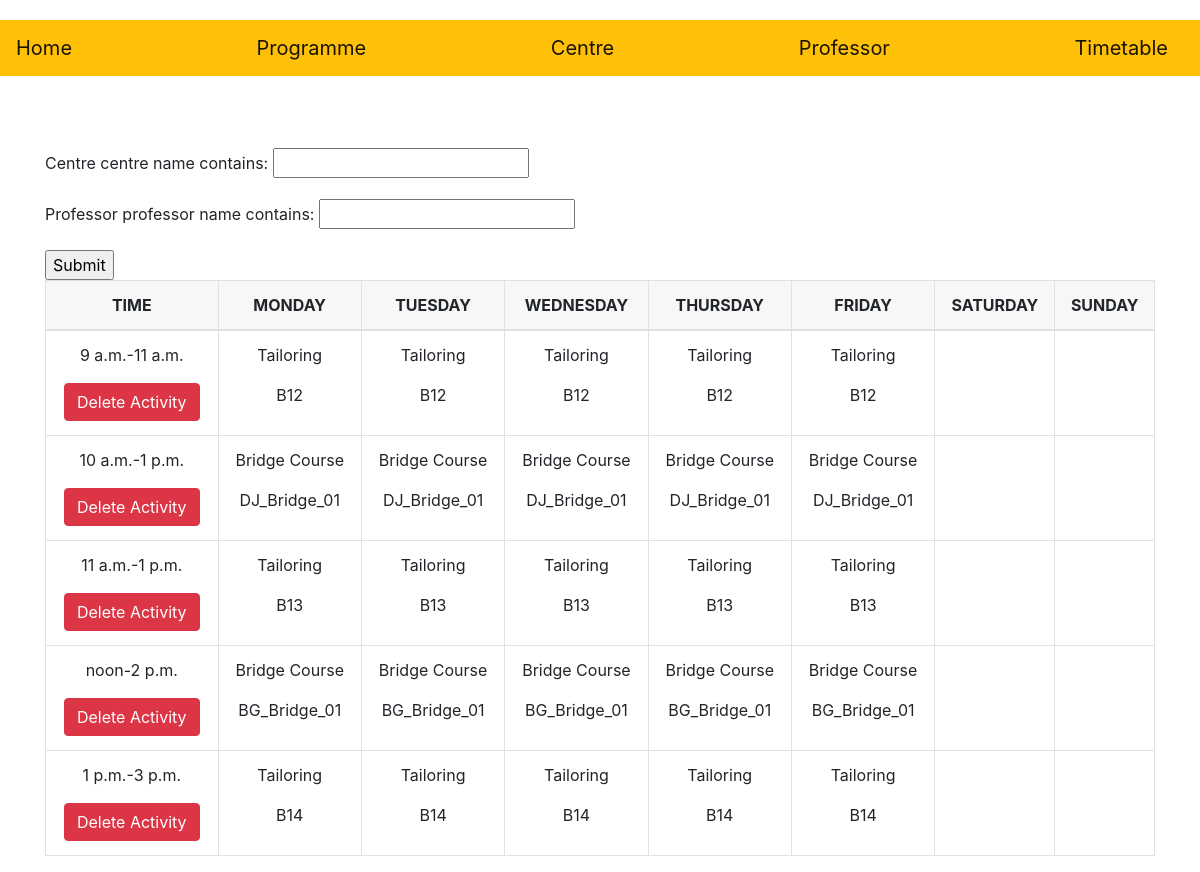
Screenshot of /timetable/ with the database file from the repository.
### student/models.py (models this page shows, shortened)
class Activity(models.Model):
    DAYS= (
        ('Monday', 'Monday'),
        ('Tuesday', 'Tuesday'),
        ('Wednesday', 'Wednesday'),
        ('Thursday', 'Thursday'),
        ('Friday', 'Friday'),
        ('Saturday', 'Saturday'),
        ('Sunday', 'Sunday')
    )
    id = models.AutoField(primary_key=True)
    program = models.ForeignKey(Program, on_delete=models.CASCADE)
    batch = models.CharField(max_length=2000, null=True)
    centre  = models.ForeignKey(Centre, on_delete=models.CASCADE)
    classroom  = models.CharField(max_length=2000, null=True)
    professor = models.ForeignKey(Professor, on_delete=models.CASCADE)
    day = MultiSelectField(choices = DAYS, max_choices=7,
                                 max_length=2000)
    start_time = models.TimeField()
    end_time = models.TimeField()
    class Meta:
       unique_together = ("professor", "day", "start_time", "end_time")

class Program(models.Model):
    id = models.CharField(max_length=2000, primary_key=True,unique=True)
    program_name = models.CharField(max_length=2000, null=True)
    def __str__(self):
        return self.program_name

### student/views.py (the view)
# urls.py: path('timetable/', views.TimeTableView, name = 'Timetable'),
def TimeTableView(request):
    students = Activity.objects.all().order_by('start_time')     # DB hit once only
    filter = ActivityFilter(request.GET, queryset= students)
    return render(request, 'student/TimeTable.html', {'students':students, 'filter': filter})

### student/templates/student/timetable.html (shortened to what this page needs)
<!DOCTYPE html>
<html lang="en">
    <head>
     <link rel="stylesheet" href="https://stackpath.bootstrapcdn.com/bootstrap/4.3.1/css/bootstrap.min.css">
     <link href="//netdna.bootstrapcdn.com/twitter-bootstrap/2.3.2/css/bootstrap-combined.no-icons.min.css" rel="stylesheet">
     <link href="//netdna.bootstrapcdn.com/font-awesome/3.2.1/css/font-awesome.css" rel="stylesheet">
</head>
<body>
    <nav class="navbar navbar-light bg-warning ">
        <a class="navbar-brand" href="{% url 'home' %}">Home</a>
        <a class="navbar-brand" href="{% url 'program' %}">Programme</a>
        <a class="navbar-brand" href="{% url 'centre' %}">Centre</a>
        <a class="navbar-brand" href="{% url 'professor' %}">Professor</a>
        <a class="navbar-brand" href="{% url 'Timetable' %}">Timetable</a>
  </nav>
  <br>
  <br>
  <div class="container">
    <div class="timetable-img text-center">
    </div>
    <form method="get">
        {{ filter.form.as_p }}
        <input type="submit" />
    </form>
    <div class="table-responsive">
        <table class="table table-bordered text-center">
            <thead>
                <tr class="bg-light-gray">
                    <th class="text-uppercase">Time</th>
                    <th class="text-uppercase">Monday</th>
                    <th class="text-uppercase">Tuesday</th>
                    <th class="text-uppercase">Wednesday</th>
                    <th class="text-uppercase">Thursday</th>
                    <th class="text-uppercase">Friday</th>
                    <th class="text-uppercase">Saturday</th>
                    <th class="text-uppercase">Sunday</th>
                </tr>
            </thead>
            <tbody>
                {% for student in filter.qs %}
                <tr>
                <td>
                    <p>{{student.start_time}}-{{student.end_time}}</p>
                    <form method="POST" action="{% url 'delete_activity' pk=student.pk %}">
                        <button type="submit" class="btn btn-danger">Delete Activity</button>
                    </form>
                </td>
                <td>
                    {% for da in student.day %}
                    {%if da == "Monday" %}
                       <p>{{student.program}}</p>
                       <p>{{student.batch}}</p>
                    {% endif %}
                    {% endfor %}
               </td>
               <td>
                {% for da in student.day %}
                   {%if da == "Tuesday" %}
                       <p>{{student.program}}</p>
                       <p>{{student.batch}}</p>
                   {% endif %}
                   {% endfor %}
               </td>
               <td>
                {% for da in student.day %}
                   {%if da == "Wednesday" %}
                       <p>{{student.program}}</p>
                       <p>{{student.batch}}</p>
                   {% endif %}
                   {% endfor %}
               </td>
               <td>
                {% for da in student.day %}
                   {%if da == "Thursday" %}
                       <p>{{student.program}}</p>
                       <p>{{student.batch}}</p>
                   {% endif %}
                   {% endfor %}
               </td>
               <td>
                {% for da in student.day %}
                   {%if da == "Friday" %}
                       <p>{{student.program}}</p>
                       <p>{{student.batch}}</p>
                   {% endif %}
                   {% endfor %}
               </td>
               <td>
               </td>
               <td>
               </td>
                </tr>
    {% endfor %}
 </tbody>
</body>
</html>

### student/templates/student/timetable.html (style rules this page uses)
body { margin-top:20px; }
.bg-light-gray { background-color: #f7f7f7; }
.table-bordered thead td, .table-bordered thead th { border-bottom-width: 2px; }
.table thead th { vertical-align: bottom; border-bottom: 2px solid #dee2e6; }
.table-bordered td, .table-bordered th { border: 1px solid #dee2e6; }
.table td, .table th { padding: .75rem; vertical-align: top; border-top: 1px solid #dee2e6; }

### rows the page displays
Activity: start_time "9 a.m.", end_time "11 a.m.", program "Tailoring", batch "B12", program "Tailoring", batch "B12", program "Tailoring", batch "B12", program "Tailoring", batch "B12", program "Tailoring", batch "B12"
Activity: start_time "10 a.m.", end_time "1 p.m.", program "Bridge Course", batch "DJ_Bridge_01", program "Bridge Course", batch "DJ_Bridge_01", program "Bridge Course", batch "DJ_Bridge_01", program "Bridge Course", batch "DJ_Bridge_01", program "Bridge Course", batch "DJ_Bridge_01"
Activity: start_time "11 a.m.", end_time "1 p.m.", program "Tailoring", batch "B13", program "Tailoring", batch "B13", program "Tailoring", batch "B13", program "Tailoring", batch "B13", program "Tailoring", batch "B13"
Activity: start_time "noon", end_time "2 p.m.", program "Bridge Course", batch "BG_Bridge_01", program "Bridge Course", batch "BG_Bridge_01", program "Bridge Course", batch "BG_Bridge_01", program "Bridge Course", batch "BG_Bridge_01", program "Bridge Course", batch "BG_Bridge_01"
Activity: start_time "1 p.m.", end_time "3 p.m.", program "Tailoring", batch "B14", program "Tailoring", batch "B14", program "Tailoring", batch "B14", program "Tailoring", batch "B14", program "Tailoring", batch "B14"
